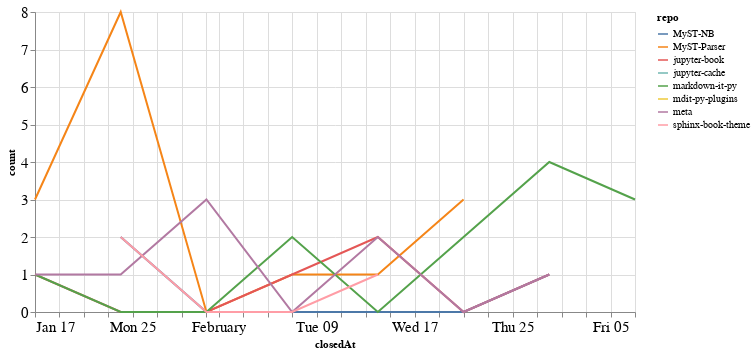

The cell this chart's notebook holds for it:
### Code cell
closed_by_time = closed_by.groupby('repo').resample('W', on='closedAt').count()['author'].reset_index()
closed_by_time = closed_by_time.rename(columns={'author': 'count'})

alt.Chart(closed_by_time, width=600).mark_line().encode(
    x='closedAt',
    y='count',
    color='repo',
    tooltip="repo"
)

### Figure 1 — Vega-Lite specification as saved in the notebook (floating-point values rounded to 4 significant figures)
{"config": {"axisLeft": {"labelFontSize": 15}, "axisBottom": {"labelFontSize": 15}}, "data": {"name": "data-e2837180562ab5045e819f46273edd06"}, "mark": "line", "encoding": {"color": {"type": "nominal", "field": "repo"}, "tooltip": {"type": "nominal", "field": "repo"}, "x": {"type": "temporal", "field": "closedAt"}, "y": {"type": "quantitative", "field": "count"}}, "width": 600, "$schema": "https://vega.github.io/schema/vega-lite/v4.8.1.json", "datasets": {"data-e2837180562ab5045e819f46273edd06": [{"repo": "MyST-NB", "closedAt": "2021-01-24T00:00:00", "count": 2}, {"repo": "MyST-NB", "closedAt": "2021-01-31T00:00:00", "count": 0}, {"repo": "MyST-NB", "closedAt": "2021-02-07T00:00:00", "count": 0}, {"repo": "MyST-NB", "closedAt": "2021-02-14T00:00:00", "count": 0}, {"repo": "MyST-NB", "closedAt": "2021-02-21T00:00:00", "count": 0}, {"repo": "MyST-NB", "closedAt": "2021-02-28T00:00:00", "count": 1}, {"repo": "MyST-Parser", "closedAt": "2021-01-17T00:00:00", "count": 3}, {"repo": "MyST-Parser", "closedAt": "2021-01-24T00:00:00", "count": 8}, {"repo": "MyST-Parser", "closedAt": "2021-01-31T00:00:00", "count": 0}, {"repo": "MyST-Parser", "closedAt": "2021-02-07T00:00:00", "count": 1}, {"repo": "MyST-Parser", "closedAt": "2021-02-14T00:00:00", "count": 1}, {"repo": "MyST-Parser", "closedAt": "2021-02-21T00:00:00", "count": 3}, {"repo": "jupyter-book", "closedAt": "2021-01-17T00:00:00", "count": 1}, {"repo": "jupyter-book", "closedAt": "2021-01-24T00:00:00", "count": 0}, {"repo": "jupyter-book", "closedAt": "2021-01-31T00:00:00", "count": 0}, {"repo": "jupyter-book", "closedAt": "2021-02-07T00:00:00", "count": 1}, {"repo": "jupyter-book", "closedAt": "2021-02-14T00:00:00", "count": 2}, {"repo": "jupyter-book", "closedAt": "2021-02-21T00:00:00", "count": 0}, {"repo": "jupyter-book", "closedAt": "2021-02-28T00:00:00", "count": 1}, {"repo": "jupyter-cache", "closedAt": "2021-01-17T00:00:00", "count": 2}, {"repo": "markdown-it-py", "closedAt": "2021-01-17T00:00:00", "count": 1}, {"repo": "markdown-it-py", "closedAt": "2021-01-24T00:00:00", "count": 0}, {"repo": "markdown-it-py", "closedAt": "2021-01-31T00:00:00", "count": 0}, {"repo": "markdown-it-py", "closedAt": "2021-02-07T00:00:00", "count": 2}, {"repo": "markdown-it-py", "closedAt": "2021-02-14T00:00:00", "count": 0}, {"repo": "markdown-it-py", "closedAt": "2021-02-21T00:00:00", "count": 2}, {"repo": "markdown-it-py", "closedAt": "2021-02-28T00:00:00", "count": 4}, {"repo": "markdown-it-py", "closedAt": "2021-03-07T00:00:00", "count": 3}, {"repo": "mdit-py-plugins", "closedAt": "2021-02-07T00:00:00", "count": 2}, {"repo": "meta", "closedAt": "2021-01-17T00:00:00", "count": 1}, {"repo": "meta", "closedAt": "2021-01-24T00:00:00", "count": 1}, {"repo": "meta", "closedAt": "2021-01-31T00:00:00", "count": 3}, {"repo": "meta", "closedAt": "2021-02-07T00:00:00", "count": 0}, {"repo": "meta", "closedAt": "2021-02-14T00:00:00", "count": 2}, {"repo": "meta", "closedAt": "2021-02-21T00:00:00", "count": 0}, {"repo": "meta", "closedAt": "2021-02-28T00:00:00", "count": 1}, {"repo": "sphinx-book-theme", "closedAt": "2021-01-24T00:00:00", "count": 2}, {"repo": "sphinx-book-theme", "closedAt": "2021-01-31T00:00:00", "count": 0}, {"repo": "sphinx-book-theme", "closedAt": "2021-02-07T00:00:00", "count": 0}, {"repo": "sphinx-book-theme", "closedAt": "2021-02-14T00:00:00", "count": 1}]}}
